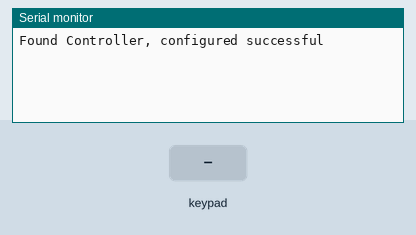
Simulated run of this sketch. Board: Arduino Uno, built with avr-gcc and run on an emulated ATmega328P. On the bench: the last lines printed to the serial monitor. The test bench sets the inputs (shaded band).

Above: at 1.2 s.
1.3 s: key 'U' pressed
At 2.7 s:
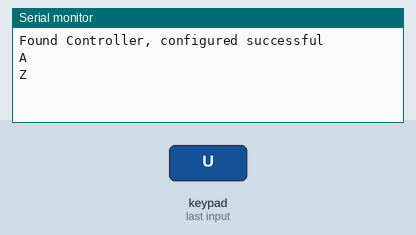
3.2 s: key 'D' pressed
At 3.46 s:
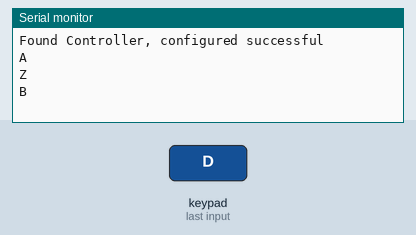
4.7 s: key 'L' pressed
At 4.97 s:
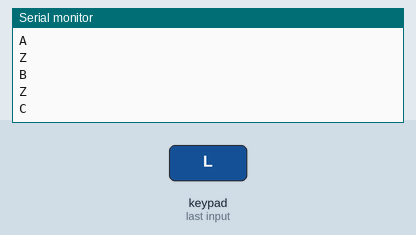
6.2 s: key 'R' pressed
At 6.48 s:
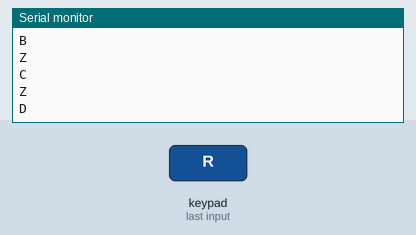
7.7 s: key 'X' pressed
At 8.2 s:
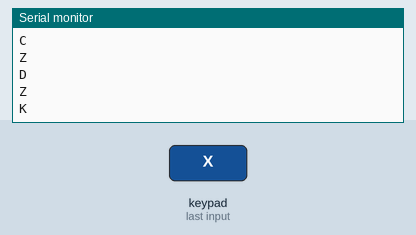
9.2 s: key 'O' pressed
At 9.6 s:
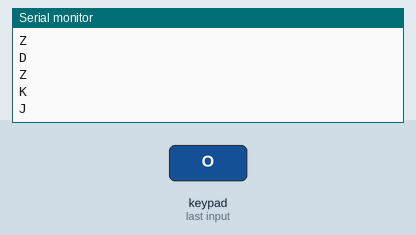

The sketch:

_1.ino
```cpp
#include <PS2X_lib.h>
PS2X ps2x;

int x;
int error = 0;
byte type = 0;
byte vibrate = 0;
int LY, LX, RY, RX, LYold, LXold, RYold, RXold;
int pwm = 180,pwm1=5,pwm2,pwm3=133;

void setup() {
  Serial.begin(9600);

  error = ps2x.config_gamepad(13,11,10,12, false, false);

  if(error == 0){
    Serial.println("Found Controller, configured successful");
  }

}

void loop() {
  if (Serial.available() > 0) {
//    x = Serial.read();
  }

   ps2x.read_gamepad(false, vibrate);

  if(ps2x.ButtonPressed(PSB_PAD_UP))
    {
      Serial.println("A");
    }

  if(ps2x.ButtonReleased(PSB_PAD_UP))
    {
      Serial.println("Z");
    }
  if(ps2x.ButtonPressed(PSB_PAD_DOWN))
    {
      Serial.println("B");
    }

  if(ps2x.ButtonReleased(PSB_PAD_DOWN))
    {
      Serial.println("Z");
    }

  if(ps2x.ButtonPressed(PSB_PAD_LEFT))
    {
      Serial.println("C");
    }

  if(ps2x.ButtonReleased(PSB_PAD_LEFT))
    {
      Serial.println("Z");
    }

  if(ps2x.ButtonPressed(PSB_PAD_RIGHT))
    {
      Serial.println("D");
    }

  if(ps2x.ButtonReleased(PSB_PAD_RIGHT))
    {
      Serial.println("Z");
    }

  if(ps2x.ButtonPressed(PSB_START))
    {
      Serial.println("7");
    }
  if(ps2x.ButtonReleased(PSB_START))
    {
      Serial.println("Z");
    }

  if(ps2x.ButtonPressed(PSB_SELECT))
    {
      Serial.println("8");
    }
  if(ps2x.ButtonReleased(PSB_SELECT))
    {
      Serial.println("Z");
    }

  if(ps2x.ButtonPressed(PSB_TRIANGLE))
    {
      Serial.println("Y");
    }

  if(ps2x.ButtonReleased(PSB_TRIANGLE))
    {

    }

  if(ps2x.ButtonPressed(PSB_CIRCLE)) //lingkaran
    {
      Serial.println("J");
    }

  if(ps2x.ButtonReleased(PSB_CIRCLE))
    {

    }

  if(ps2x.ButtonPressed(PSB_SQUARE)) //kotak
    {
      Serial.println("P");
    }

  if(ps2x.ButtonReleased(PSB_SQUARE))
    {

    }

  if(ps2x.ButtonPressed(PSB_CROSS))
    {
      Serial.println("K");
    }

  if(ps2x.ButtonReleased(PSB_CROSS))
    {
//     Serial.println("Z");
    }

  if(ps2x.ButtonPressed(PSB_L1))
    {
      Serial.println("E");
    }

  if(ps2x.ButtonReleased(PSB_L1))
    {
      Serial.println("Z");
    }

  if(ps2x.ButtonPressed(PSB_R1))
    {
      Serial.println("F");
    }

  if(ps2x.ButtonReleased(PSB_R1))
    {
      Serial.println("Z");
    }

  if(ps2x.ButtonPressed(PSB_L2))
    {
      Serial.println("I");
    }

  if(ps2x.ButtonReleased(PSB_L2))
    {
     Serial.println("Z");
    }

  if(ps2x.ButtonPressed(PSB_R2))
    {
      Serial.println("H");
    }

  if(ps2x.ButtonReleased(PSB_R2))
    {
      Serial.println("Z");
    }

  if(ps2x.ButtonPressed(PSB_L3))
    {
      Serial.println("V");
    }

  if(ps2x.ButtonReleased(PSB_L3))
    {

    }

  if(ps2x.ButtonPressed(PSB_R3))
    {
       Serial.println("0");
    }

  if(ps2x.ButtonReleased(PSB_R3))
    {

    }

  LY = (int) ps2x.Analog(PSS_LY);
  LX = (int) ps2x.Analog(PSS_LX);
  RY = (int) ps2x.Analog(PSS_RY);
  RX = (int) ps2x.Analog(PSS_RX);

  if(LX != LXold || LY != LYold)
  {
    if(LY ==0 && LX == 123) //majupelan
    {
      Serial.println("1");
    }

    if(LY ==255 && LX == 123) //mundurpelan
    {
      Serial.println("2");
    }

    if(LY ==123 && LX == 0) //kiripelan
    {
      Serial.println("3");
    }

    if(LY ==123 && LX == 255) //kananpelan
    {
      Serial.println("4");
    }

    if(LY ==123 && LX == 123) //stopotor
    {
      Serial.println("Z");
    }

//    Serial.print("L Stick Values:");
//    Serial.print(LY, DEC);
//    Serial.print(",");
//    Serial.println(LX, DEC);
  }

  if(RX != RXold || RY != RYold)
  {
    if(RY ==0 && RX == 123) //majupelan
    {
      Serial.println("5");
    }

    if(RY ==255 && RX == 123) //mundurpelan
    {
      Serial.println("6");
    }

    if(RY ==123 && RX == 0) //kiripelan
    {
      //Serial.println("7");
    }

//    if(RY ==128 && RX == 255) //kananpelan
//    {
//      Serial.println("8");
//    }

    if(RY ==123 && RX == 123) //stopotor
    {
      Serial.println("Z");
    }


//    Serial.print("R Stick Values:");
//    Serial.print(RY, DEC);
//    Serial.print(",");
//    Serial.println(RX, DEC);
  }

  LYold = LY;
  LXold = LX;
  RYold = RY;
  RXold = RX;


  delay(20);

}
```

Measured:
- after the input at 1.3 s, the serial monitor: prints a new line at once (image 1)
- after the input at 3.2 s, the serial monitor: prints a new line at once (image 2)
- after the input at 4.7 s, the serial monitor: prints a new line at once (image 3)
- after the input at 6.2 s, the serial monitor: prints a new line at once (image 4)
- after the input at 7.7 s, the serial monitor: prints a new line at once (image 5)
- after the input at 9.2 s, the serial monitor: prints a new line at once (image 6)
